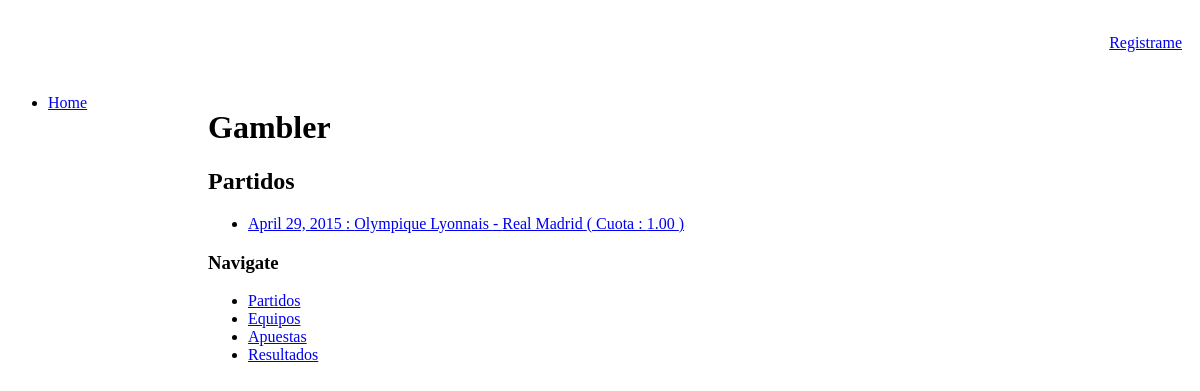
The page /gambler/partidos on the database its author committed.
### gambler/models.py (models this page shows, shortened)
class Partido(models.Model):
    jornada = models.IntegerField()
    equipoLocal = models.ForeignKey(Equipo, related_name='equipo_local')
    equipoVisitante = models.ForeignKey(Equipo, related_name='equipo_visitante')
    cuota = models.DecimalField(max_digits=3, decimal_places=2, default=1)
    fecha = models.DateField(default=date.today)
    resultado = models.ForeignKey(Resultado)

class Equipo(models.Model):
    nombreEquipo = models.TextField()

### gambler/views.py (the view)
class PartidoList(ListView, ConnegResponseMixin):
    model = Partido
    context_object_name = 'latest_partido_list'
    template_name = 'gambler/partidos_list.html'

### gambler/views.py (called while the page is built)
    def render_to_response(self, context, **kwargs):
        if 'extension' in self.kwargs:
            try:
                objects = [self.object]
            except AttributeError:
                objects = self.object_list
            if self.kwargs['extension'] == 'json':
                return self.render_json_object_response(objects=objects)
            elif self.kwargs['extension'] == 'xml':
                return self.render_xml_object_response(objects=objects)
        else:
            return super(ConnegResponseMixin, self).render_to_response(context)

### gambler/templates/gambler/partidos_list.html
{% extends "gambler/show_lists.html" %}
{% block list1 %}
<h2>
    Partidos
</h2>
<ul>
    {% for partido in latest_partido_list %}
        <li><a href="{% url 'gambler:partido_detail' partido.id %}">{{ partido.fecha }} : {{ partido.equipoLocal.nombreEquipo }} - {{partido.equipoVisitante.nombreEquipo }} ( Cuota : {{ partido.cuota }} )</a></li>
    {% empty %}
        <li>Sorry, no partidos registered yet.</li>
    {% endfor %}
</ul>
{% endblock %}

### rows shown on the page
Partido: fecha "April 29, 2015", equipoLocal.nombreEquipo "Olympique Lyonnais", equipoVisitante.nombreEquipo "Real Madrid", cuota "1.00"
